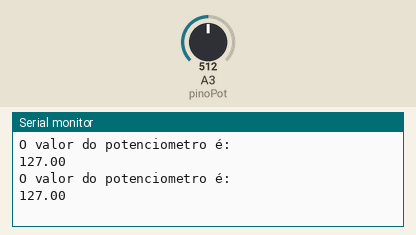
This sketch was run on a simulated Arduino Uno, built with avr-gcc and run on an emulated ATmega328P. On the bench: the last lines printed to the serial monitor. The inputs (shaded band) are chosen by the test bench; at power-on: A3 (pinoPot) = 512.

Above: at 1.8 s.
1.9 s: A3 (pinoPot) set to 716
At 2.8 s:
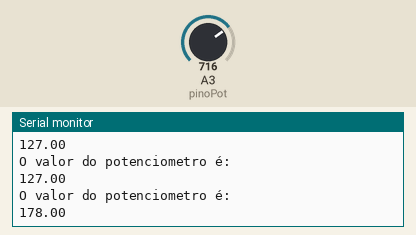
3.4 s: A3 (pinoPot) set to 900
At 4.4 s:
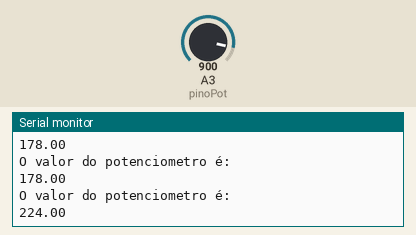
Timing chart, 0 to 6.4 s (numbered marks = the images above; inputs shaded):
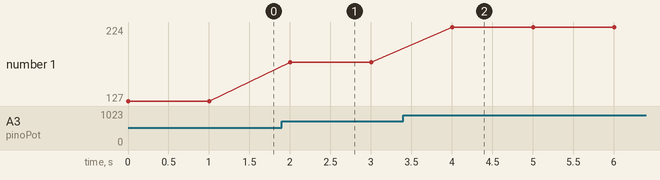

The sketch:

exemplo6.ino
```cpp
const int tempo = 1000;
const int pinoPot = A3;
float y;


void setup() {
	pinMode(pinoPot, INPUT);
	Serial.begin(115200);
}

void loop() {
	y = analogRead(pinoPot);
	y = map(y, 0, 1023, 0, 255);
	Serial.println("O valor do potenciometro é: ");
	Serial.println(y);
	delay(tempo);
}
```

Measured:
- after the input at 1.9 s, the serial monitor: prints a new line after 0.10 s (image 1)
- after the input at 3.4 s, the serial monitor: prints a new line after 0.61 s (image 2)
- plotted number 1: 127 → 178 after the input at 1.9 s, 178 → 224 after the input at 3.4 s
